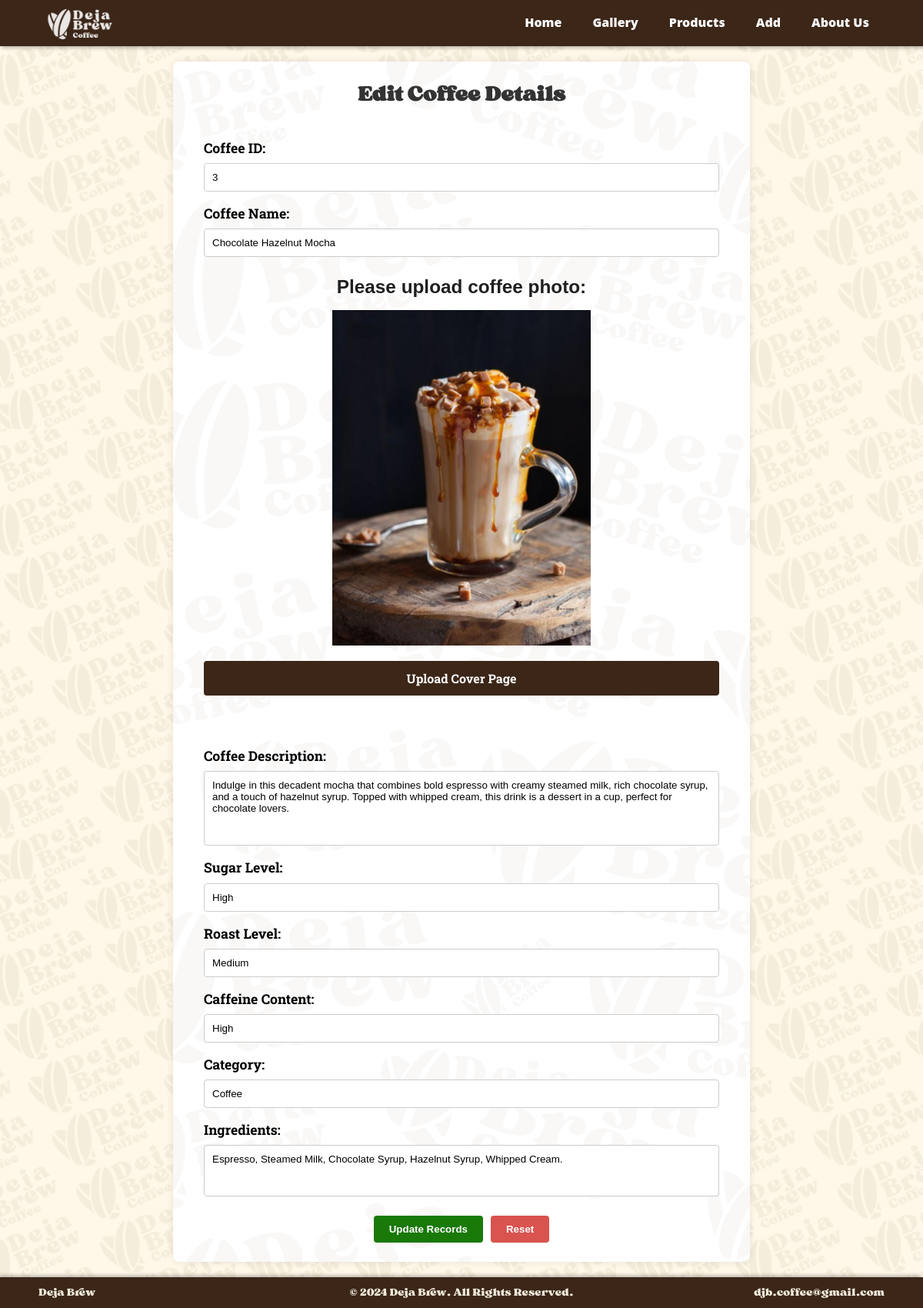
/index.php?command=editBooks&coffee_id=3, run on an earlier commit of the app's database.
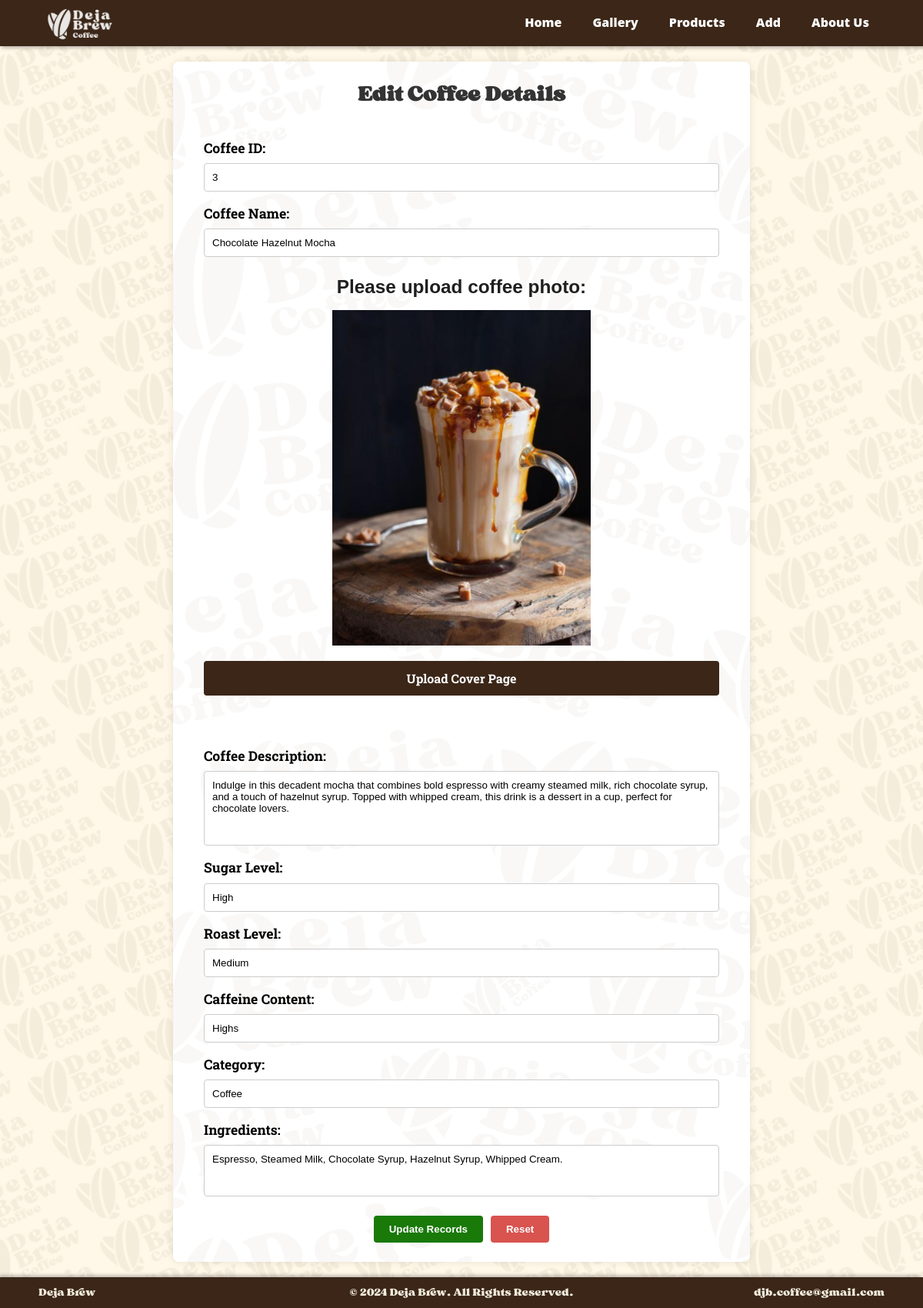
And on a later commit of the database.
### tables this page shows
CREATE TABLE `coffees` (
  `coffee_id` int(11) NOT NULL,
  `name` varchar(255) NOT NULL,
  `description` text DEFAULT NULL,
  `sugar_level` varchar(100) DEFAULT NULL,
  `roast_level` varchar(100) DEFAULT NULL,
  `caffeine_content` varchar(50) DEFAULT NULL,
  `category` enum('Coffee','Non-Coffee','Fruit Infusions And Smoothies','Pastry') NOT NULL,
  `ingredients` text DEFAULT NULL,
  `images` text NOT NULL
);

### model.php (called while the page is built, shortened)
<?php
class Model
{
	public $db=null;
	function __construct()
	{
		try
		{
			$this->db = new mysqli('localhost', 'root', '', 'dejadb');
		}
		catch(mysqli_sql_exception $e)
		{
			exit('Database connection could not be established.');
		}
	}
	public function searchBook($coffee_id)
		{
			$data = array();
			$queryGetCoffee = mysqli_query($this->db,"SELECT * from coffees where coffee_id='".$coffee_id."'");
			while($getRow=mysqli_fetch_object($queryGetCoffee))
			{
			$data[] = $getRow;
			}
			return $data;
		}
}
?>

### html/edit.php (the view, shortened to what this page needs)
<!DOCTYPE html>
<html lang="en">
<head>
    <link rel="stylesheet" href="css/edit.css">
</head>
<body>
    <section class="editPage">
        <form action='index.php?command=updateRec' method='post' enctype='multipart/form-data' class="edit-form">
            <h2>Edit Coffee Details</h2>
            <label for="coffee-id">Coffee ID:</label>
            <input type='text' name='ID' id="coffee-id" value='<?php echo $coffeeRecord[0]->coffee_id ?>' readonly>
            <label for="coffee-name">Coffee Name:</label>
            <input type='text' name='Name' id="coffee-name" value='<?php echo $coffeeRecord[0]->name ?>'>
            <div class="image-preview-section">
                <h3>Please upload coffee photo:</h3>
                <img src='<?php echo $coffeeRecord[0]->images ?>' id="previewImage" alt='Coffee Image' class="preview-image">
            </div>
            <label for="fileToUpload" class="custom-file-button">Upload Cover Page</label>
            <label for="description">Coffee Description:</label>
            <textarea name='Description' id="description" cols="45" rows="5"><?php echo $coffeeRecord[0]->description ?></textarea>
            <label for="sugar-level">Sugar Level:</label>
            <input type='text' name='Sugar' id="sugar-level" value='<?php echo $coffeeRecord[0]->sugar_level ?>'>
            <label for="roast-level">Roast Level:</label>
            <input type='text' name='Roast' id="roast-level" value='<?php echo $coffeeRecord[0]->roast_level ?>'>
            <label for="caffeine-content">Caffeine Content:</label>
            <input type='text' name='Caffeine' id="caffeine-content" value='<?php echo $coffeeRecord[0]->caffeine_content ?>'>
            <label for="category">Category:</label>
            <input type='text' name='Category' id="category" value='<?php echo $coffeeRecord[0]->category ?>'>
            <label for="ingredients">Ingredients:</label>
            <textarea name='Ingredients' id="ingredients" cols="45" rows="3"><?php echo $coffeeRecord[0]->ingredients ?></textarea>
            <div class="form-buttons">
                <input type='submit' value='Update Records' name='saveRecords'>
                <input type='reset' value='Reset'>
            </div>
        </form>
    </section>
</body>
</html>

What changed in the data, as far as the page shows it:
changed coffees "Chocolate Hazelnut Mocha": Caffeine "High" → "Highs"
